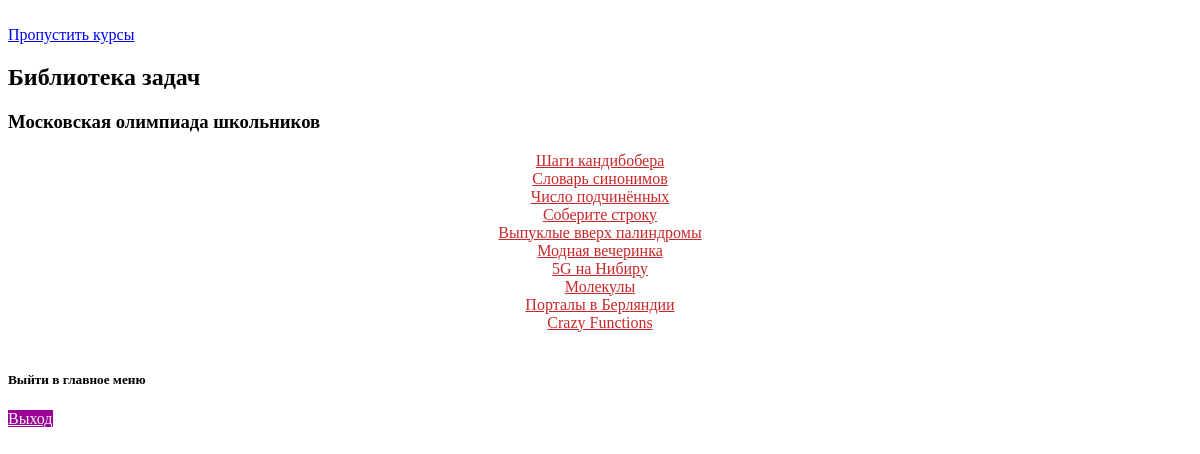
/tasks, run on an earlier commit of the app's database.
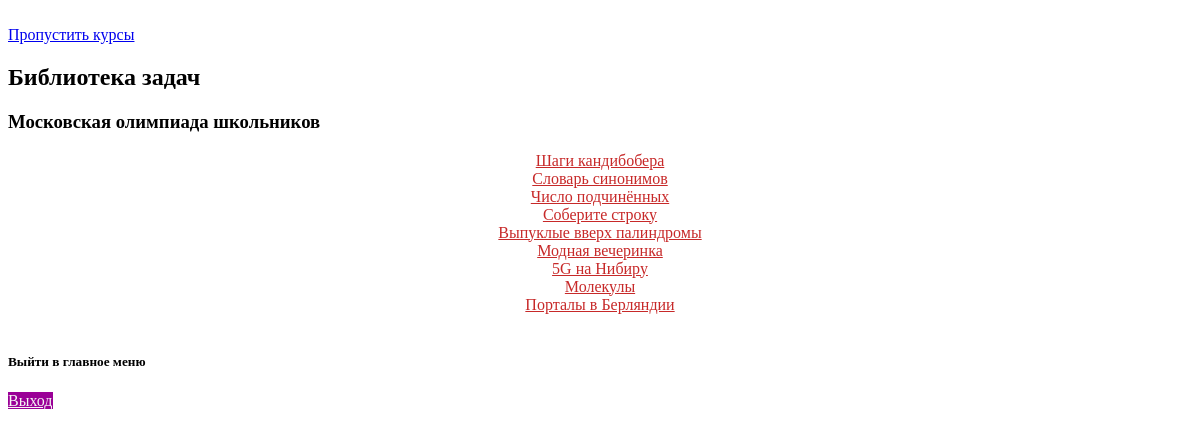
And on a later commit of the database.
### files/tasks.py (models this page shows)
class Task(SqlAlchemyBase):
    __tablename__ = 'task'
    id = sqlalchemy.Column(sqlalchemy.Integer, primary_key=True, autoincrement=True)
    name = sqlalchemy.Column(sqlalchemy.Text, nullable=True)
    text = sqlalchemy.Column(sqlalchemy.Text, nullable=True)
    input_text = sqlalchemy.Column(sqlalchemy.Text, nullable=True)
    output_text = sqlalchemy.Column(sqlalchemy.Text, nullable=True)

### app.py (the view, shortened to what this page needs)
@app.route('/tasks', methods=["POST", "GET"])
def tasks():
    form = CreateTest()
    db_sess = create_session()
    t = db_sess.query(Task).all()
    t_t = db_sess.query(Task_t).all()
    return render_template('tasks.html', t=t, t_t=t_t, form=form)

### files/db_session.py (called while the page is built)
def create_session() -> Session:
    global __factory
    return __factory()

### templates/tasks.html (shortened to what this page needs)
<!DOCTYPE html>
<html lang="en">
<head>
    <link rel="stylesheet" href="/static/css/font-awesome-4.7.0/css/font-awesome.min.css">
    <link rel="stylesheet" type="text/css"
          href="https://informatics.msk.ru/theme/yui_combo.php?rollup/3.17.2/yui-moodlesimple-min.css"/>
    <link rel="stylesheet" type="text/css" href="https://informatics.msk.ru/theme/styles.php/boost/1640770659_1/all"/>
    <link rel="stylesheet" href="../static/css/login.css">
</head>
<body>
<div id="page-content" class="row pb-3 d-print-block">
    <div id="region-main-box" class="col-12">
        <section id="region-main" class="has-blocks mb-3" aria-label="Содержимое">
            <div role="main">
                <br/><a class="skip-block skip aabtn" href="#skipcourses">Пропустить курсы</a>
                <div id="frontpage-category-combo"><h2>Библиотека задач</h2>
                    <div class="course_category_tree clearfix ">
                        <div class="content">
                            <div class="category loaded with_children" data-categoryid="354"
                                 data-depth="1" data-showcourses="10" data-type="0">
                                <div class="info"><h3 class="categoryname aabtn">Московская олимпиада школьников</h3>
                                </div>
                                <div class="content">
                                    {% for item in t %}
                                        <div class="coursebox clearfix odd first collapsed"
                                             data-courseid="666" data-type="1">
                                            <div class="info" style="text-align: center">
                                                <div class="coursename"><a class="aalink" style="color: #c72929"
                                                                           href="/task/{{ item.id }}">{{ item.name }}</a>
                                                </div>
                                            </div>
                                        </div>
                                    {% endfor %}
                                </div>
                            </div>
                        </div>
                    </div>
                </div>
            </div>
            <br/>
        </section>
        <section data-region="blocks-column" class="d-print-none" aria-label="Блоки">
            <aside id="block-region-side-pre" class="block-region" data-blockregion="side-pre"
                   data-droptarget="1">
                <section id="inst931"
                         class=" block_problembynumber block  card mb-3"
                         role="complementary"
                         data-block="problembynumber"
                         aria-labelledby="instance-931-header"
                >
                    <div class="card-body p-3">
                        <h5 id="instance-931-header" class="card-title d-inline">Выйти в главное меню</h5>
                        <div class="card-text content mt-3">
                            <a class="btn" href="/"
                               style="color: whitesmoke; background-color: #9a0097">Выход</a>
                        </div>
                    </div>
                </section>
            </aside>
        </section>
    </div>
</div>
</body>
</html>

What changed in the data, as far as the page shows it:
removed Task: name "Crazy Functions"
